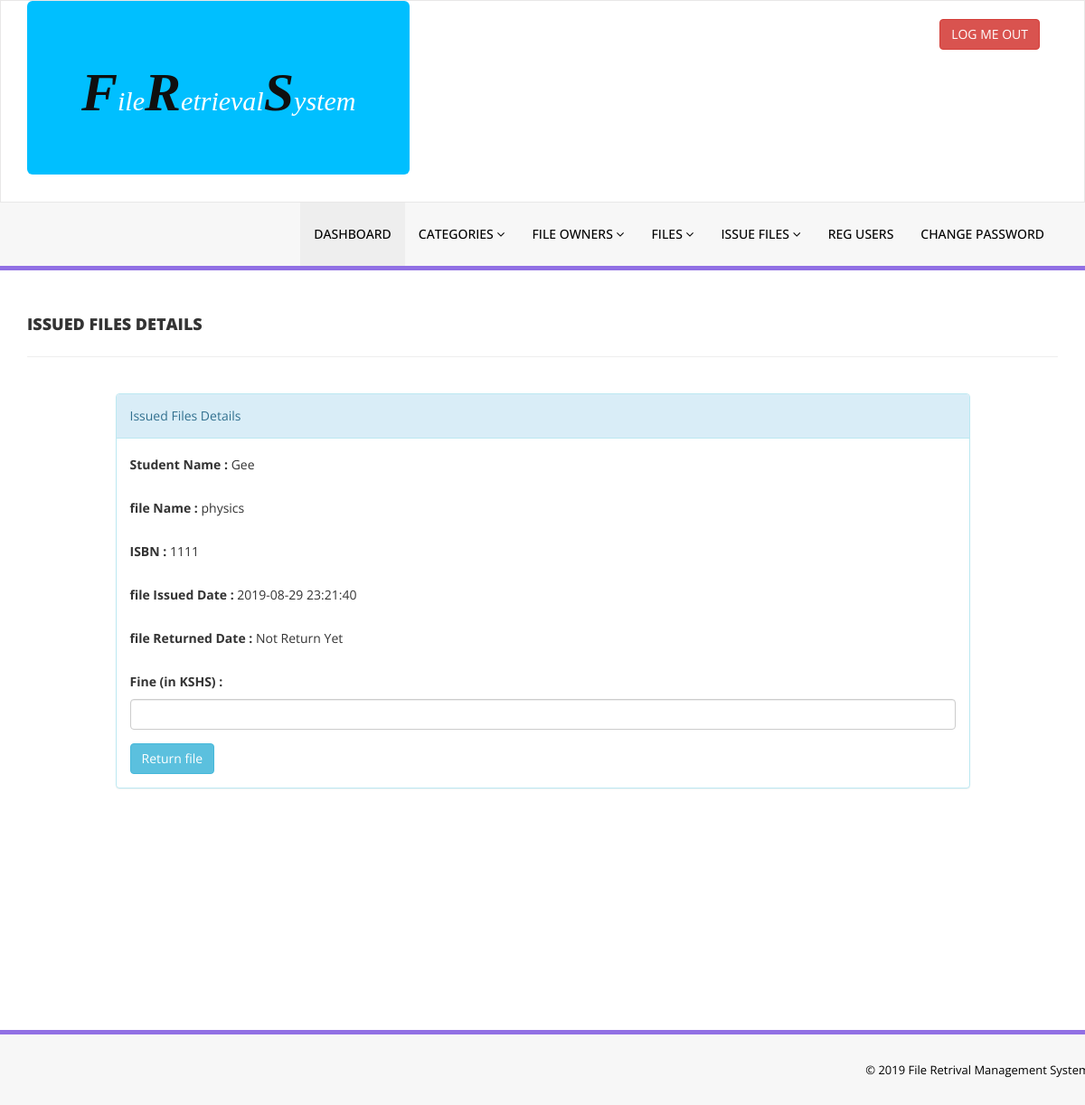
The app's page /frms/admin/update-issue-filedetails.php?rid=13 (signed in) with its own data.
### tables this page shows
CREATE TABLE `tblissuedfilesdetails` (
  `id` int(11) NOT NULL,
  `FileId` int(11) DEFAULT NULL,
  `UserID` varchar(150) DEFAULT NULL,
  `IssuesDate` timestamp NULL DEFAULT current_timestamp(),
  `ReturnDate` timestamp NULL DEFAULT NULL ON UPDATE current_timestamp(),
  `ReturnStatus` int(1) DEFAULT NULL,
  `fine` int(11) DEFAULT NULL
);

CREATE TABLE `tblusers` (
  `id` int(11) NOT NULL,
  `UserId` varchar(100) DEFAULT NULL,
  `FullName` varchar(120) DEFAULT NULL,
  `EmailId` varchar(120) DEFAULT NULL,
  `MobileNumber` char(11) DEFAULT NULL,
  `Password` varchar(120) DEFAULT NULL,
  `Status` int(1) DEFAULT NULL,
  `RegDate` timestamp NULL DEFAULT current_timestamp(),
  `UpdationDate` timestamp NULL DEFAULT NULL ON UPDATE current_timestamp()
);

CREATE TABLE `tblfiles` (
  `id` int(11) NOT NULL,
  `FileName` varchar(255) DEFAULT NULL,
  `CatId` int(11) DEFAULT NULL,
  `OwnerId` int(11) DEFAULT NULL,
  `ISBNNumber` int(11) DEFAULT NULL,
  `RegDate` timestamp NULL DEFAULT current_timestamp(),
  `UpdateDate` timestamp NULL DEFAULT NULL
);

### frms/admin/update-issue-filedetails.php (the view, shortened to what this page needs)
<?php
include('includes/config.php');
if(strlen($_SESSION['alogin'])==0)
    {
header('location:index.php');
}
else{
?>
<!DOCTYPE html>
<head>
    <link href="assets/css/bootstrap.css" rel="stylesheet" />
    <link href="assets/css/font-awesome.css" rel="stylesheet" />
    <link href="assets/css/style.css" rel="stylesheet" />
</head>
<body>
<?php include('includes/header.php');?>
    <div class="content-wrap">
    <div class="content-wrapper">
         <div class="container">
        <div class="row pad-botm">
            <div class="col-md-12">
                <h4 class="header-line">Issued Files Details</h4>
                            </div>
</div>
<div class="row">
<div class="col-md-10 col-sm-6 col-xs-12 col-md-offset-1">
<div class="panel panel-info">
<div class="panel-heading">
Issued Files Details
</div>
<div class="panel-body">
<form role="form" method="post">
<?php
$rid=intval($_GET['rid']);
$sql = "SELECT tblusers.FullName,tblfiles.FileName,tblfiles.ISBNNumber,tblissuedfilesdetails.IssuesDate,tblissuedfilesdetails.ReturnDate,tblissuedfilesdetails.id as rid,tblissuedfilesdetails.fine,tblissuedfilesdetails.ReturnStatus from  tblissuedfilesdetails join tblusers on tblusers.UserId=tblissuedfilesdetails.UserId join tblfiles on tblfiles.id=tblissuedfilesdetails.FileId where tblissuedfilesdetails.id=:rid";
$query = $dbh -> prepare($sql);
$query->bindParam(':rid',$rid,PDO::PARAM_STR);
$query->execute();
$results=$query->fetchAll(PDO::FETCH_OBJ);
if($query->rowCount() > 0)
{
foreach($results as $result)
{               ?>
<div class="form-group">
<label>Student Name :</label>
<?php echo htmlentities($result->FullName);?>
</div>
<div class="form-group">
<label>file Name :</label>
<?php echo htmlentities($result->FileName);?>
</div>
<div class="form-group">
<label>ISBN :</label>
<?php echo htmlentities($result->ISBNNumber);?>
</div>
<div class="form-group">
<label>file Issued Date :</label>
<?php echo htmlentities($result->IssuesDate);?>
</div>
<div class="form-group">
<label>file Returned Date :</label>
<?php if($result->ReturnDate=="")
                                            {
                                                echo htmlentities("Not Return Yet");
                                            } else {
                                            echo htmlentities($result->ReturnDate);
}
                                            ?>
</div>
<div class="form-group">
<label>Fine (in KSHS) :</label>
<?php
if($result->fine=="")
{?>
<input class="form-control" type="text" name="fine" id="fine"  required />
<?php }else {
echo htmlentities($result->fine);
}
?>
</div>
 <?php if($result->ReturnStatus==0){?>
<button type="submit" name="return" id="submit" class="btn btn-info">Return file </button>
 </div>
<?php }}} ?>
                            </div>
                        </div>
                            </div>
        </div>
    </div>
    </div>
  <?php include('includes/footer.php');?>
</body>
</html>
<?php } ?>

### frms/admin/assets/css/style.css (style rules this page uses)
.content-wrapper { margin-top: 40px; min-height:800px; padding-bottom:90px; }
.header-line { font-weight:900; padding-bottom:25px; border-bottom:1px solid #eeeeee; text-transform:uppercase; }
.pad-botm { padding-bottom:30px; }

### records on screen
tblissuedfilesdetails: tblusers.FullName "Gee", FileId.FileName "physics", FileId.ISBNNumber "1111", IssuesDate "2019-08-29 23:21:40", shows "Return file"
